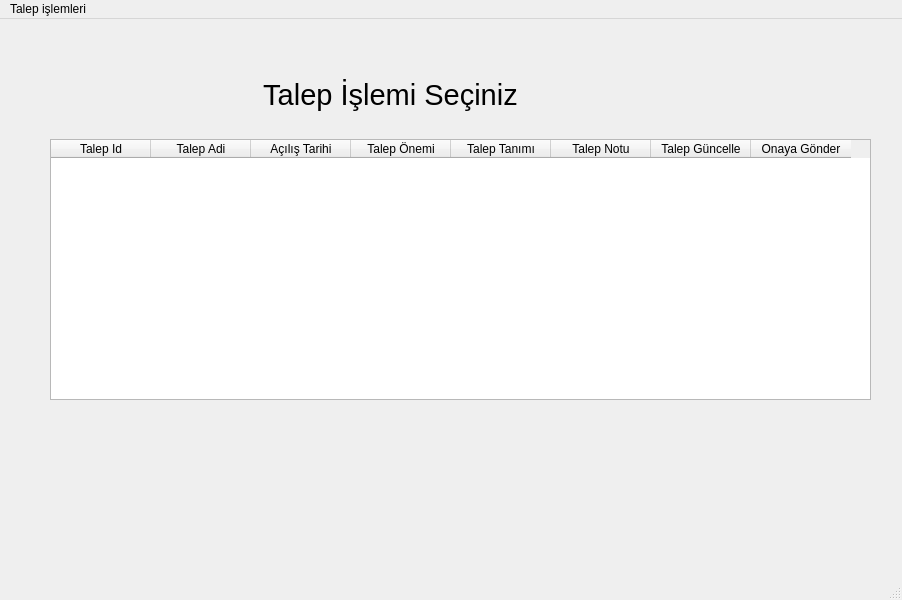
<?xml version="1.0" encoding="UTF-8"?>
<ui version="4.0">
 <class>Tpanaekran</class>
 <widget class="QMainWindow" name="Tpanaekran">
  <property name="geometry">
   <rect>
    <x>0</x>
    <y>0</y>
    <width>902</width>
    <height>600</height>
   </rect>
  </property>
  <property name="windowTitle">
   <string>Ana Pencere</string>
  </property>
  <widget class="QWidget" name="centralwidget">
   <widget class="QTableWidget" name="tableWidget">
    <property name="geometry">
     <rect>
      <x>50</x>
      <y>120</y>
      <width>821</width>
      <height>261</height>
     </rect>
    </property>
    <column>
     <property name="text">
      <string>Talep Id</string>
     </property>
    </column>
    <column>
     <property name="text">
      <string>Talep Adi</string>
     </property>
    </column>
    <column>
     <property name="text">
      <string>Açılış Tarihi</string>
     </property>
    </column>
    <column>
     <property name="text">
      <string>Talep Önemi</string>
     </property>
    </column>
    <column>
     <property name="text">
      <string>Talep Tanımı</string>
     </property>
    </column>
    <column>
     <property name="text">
      <string>Talep Notu</string>
     </property>
    </column>
    <column>
     <property name="text">
      <string>Talep Güncelle</string>
     </property>
    </column>
    <column>
     <property name="text">
      <string>Onaya Gönder</string>
     </property>
    </column>
   </widget>
   <widget class="QLabel" name="label">
    <property name="geometry">
     <rect>
      <x>90</x>
      <y>40</y>
      <width>601</width>
      <height>71</height>
     </rect>
    </property>
    <property name="font">
     <font>
      <pointsize>22</pointsize>
     </font>
    </property>
    <property name="text">
     <string>Talep İşlemi Seçiniz</string>
    </property>
    <property name="alignment">
     <set>Qt::AlignCenter</set>
    </property>
   </widget>
  </widget>
  <widget class="QMenuBar" name="menubar">
   <property name="geometry">
    <rect>
     <x>0</x>
     <y>0</y>
     <width>902</width>
     <height>21</height>
    </rect>
   </property>
   <widget class="QMenu" name="menuTalep_i_lemleri">
    <property name="title">
     <string>Talep işlemleri</string>
    </property>
    <addaction name="aciktalepler"/>
    <addaction name="onaybekleyentalepler"/>
    <addaction name="kapanantalepler"/>
   </widget>
   <addaction name="menuTalep_i_lemleri"/>
  </widget>
  <widget class="QStatusBar" name="statusbar"/>
  <action name="actionPersonel_Ekle">
   <property name="text">
    <string>Personel Ekle</string>
   </property>
  </action>
  <action name="actionPersnel_G_ncelle_Sil">
   <property name="text">
    <string>Persnel Güncelle - Sil</string>
   </property>
  </action>
  <action name="aciktalepler">
   <property name="text">
    <string>Açık Talepler</string>
   </property>
  </action>
  <action name="onaybekleyentalepler">
   <property name="text">
    <string>Onay Bekleyen Talepler</string>
   </property>
  </action>
  <action name="kapanantalepler">
   <property name="text">
    <string>Kapanan Talepler</string>
   </property>
  </action>
 </widget>
 <resources/>
 <connections/>
</ui>
